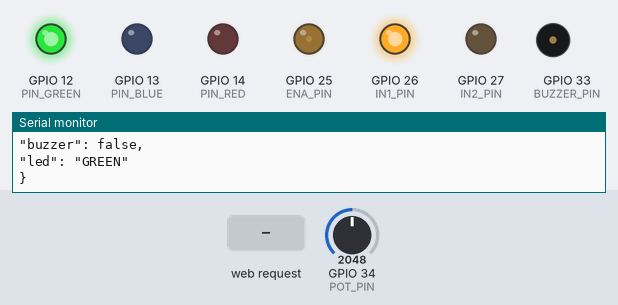
Bench run of a sketch on a simulated ESP32. Parts: output pins drawn as LEDs (lit = HIGH), buzzer (waves = sounding, pin HIGH), the last lines printed to the serial monitor. Inputs (shaded band) come from the test bench; at power-on: GPIO 34 (POT_PIN) = 2048. WiFi joins after 1.5 s; servers stay silent unless stated.

Above: at 2.7 s.
2.8 s: GPIO 34 (POT_PIN) set to 0
5.5 s: HTTP request GET /update?emotion=AGGRESSIVE received
At 5.7 s:
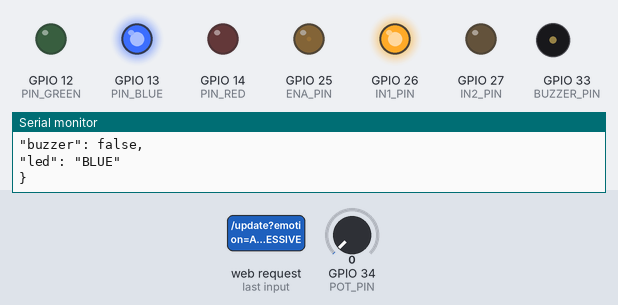
8.5 s: GPIO 34 (POT_PIN) set to 2866
11.5 s: HTTP request GET /update?emotion=CRITICAL received
At 13.4 s:
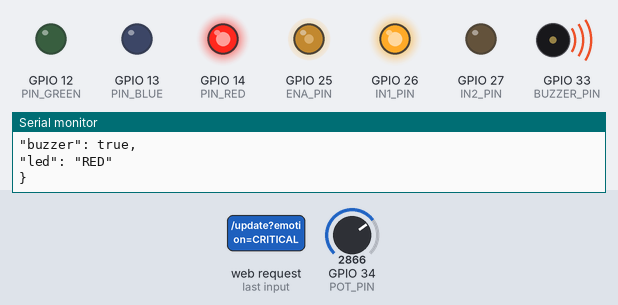
14.5 s: HTTP request GET /update?emotion=CALM received
At 17.3 s:
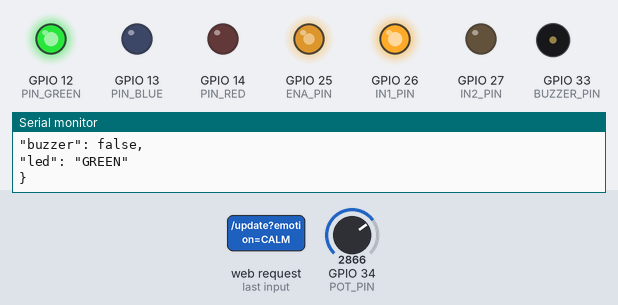
17.5 s: GPIO 34 (POT_PIN) set to 3603
At 17.67 s:
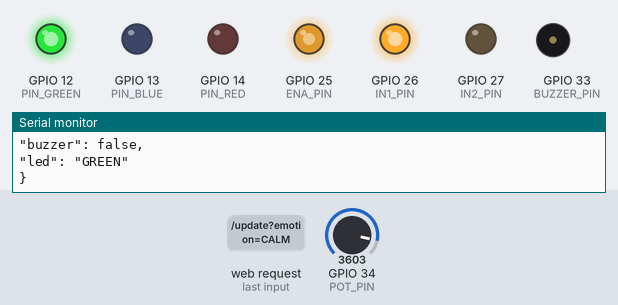
Timing chart, 0 to 20.5 s (numbered marks = the images above; inputs shaded):
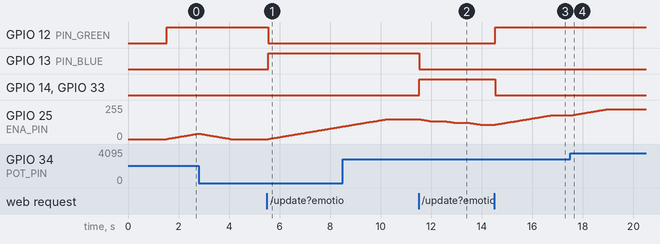

The sketch:

esp32_firmware.ino
```cpp
#include <WiFi.h>
#include <WebServer.h>

const char* ssid = "YOUR_SSID";
const char* password = "YOUR_PASSWORD";

WebServer server(80);

const int POT_PIN = 34;
const int ENA_PIN = 25;
const int IN1_PIN = 26;
const int IN2_PIN = 27;
const int BUZZER_PIN = 33;
const int PIN_RED = 14;
const int PIN_GREEN = 12;
const int PIN_BLUE = 13;

String currentEmotion = "CALM";
int targetSpeed = 0;
int targetPwm = 0;
int currentPwm = 0;
int drivingScore = 100;
bool isBuzzerOn = false;
String currentLed = "GREEN";

unsigned long lastSerialTime = 0;
unsigned long lastDecayTime = 0;

void handleUpdate() {
  if (server.hasArg("emotion")) {
    String newEmotion = server.arg("emotion");
    if (newEmotion != currentEmotion) {
      if (newEmotion == "CALM") drivingScore += 2;
      else if (newEmotion == "AGGRESSIVE") drivingScore -= 5;
      else if (newEmotion == "FATIGUE") drivingScore -= 15;
      else if (newEmotion == "CRITICAL") drivingScore -= 50;

      if (drivingScore > 100) drivingScore = 100;
      if (drivingScore < 0) drivingScore = 0;

      currentEmotion = newEmotion;
    }
  }
  server.send(200, "text/plain", "OK");
}

void handleData() {
  String json = "{\n";
  json += "\"emotion\": \"" + currentEmotion + "\",\n";
  json += "\"speed\": " + String(targetSpeed) + ",\n";
  json += "\"pwm\": " + String(currentPwm) + ",\n";
  json += "\"score\": " + String(drivingScore) + ",\n";
  json += "\"buzzer\": " + String(isBuzzerOn ? "true" : "false") + ",\n";
  json += "\"led\": \"" + currentLed + "\"\n";
  json += "}";
  server.send(200, "application/json", json);
}

void setup() {
  Serial.begin(115200);

  pinMode(POT_PIN, INPUT);
  pinMode(IN1_PIN, OUTPUT);
  pinMode(IN2_PIN, OUTPUT);
  pinMode(BUZZER_PIN, OUTPUT);
  pinMode(PIN_RED, OUTPUT);
  pinMode(PIN_GREEN, OUTPUT);
  pinMode(PIN_BLUE, OUTPUT);

  digitalWrite(IN1_PIN, HIGH);
  digitalWrite(IN2_PIN, LOW);

  ledcAttach(ENA_PIN, 5000, 8);

  WiFi.begin(ssid, password);
  while (WiFi.status() != WL_CONNECTED) {
    delay(500);
  }

  server.on("/update", HTTP_GET, handleUpdate);
  server.on("/data", HTTP_GET, handleData);
  server.begin();
}

void loop() {
  server.handleClient();

  long sum = 0;
  for(int i = 0; i < 10; i++) {
    sum += analogRead(POT_PIN);
    delay(2);
  }
  int potVal = sum / 10;

  targetSpeed = map(potVal, 0, 4095, 0, 255);

  if (currentEmotion == "CALM") {
    currentLed = "GREEN";
    isBuzzerOn = false;
  } else if (currentEmotion == "AGGRESSIVE") {
    currentLed = "BLUE";
    isBuzzerOn = false;
  } else if (currentEmotion == "FATIGUED") {
    currentLed = "RED";
    isBuzzerOn = true;
  } else if (currentEmotion == "CRITICAL") {
    currentLed = "RED";
    isBuzzerOn = true;
  }

  // 10% Exponential Decay braking mechanism from Potentiometer limit
  if (isBuzzerOn) {
    if (millis() - lastDecayTime > 1000) {
        lastDecayTime = millis();
        // Decay target PWM slowly by 10% iteratively every second
        targetPwm = targetPwm * 0.90;
        if (targetPwm < 1) targetPwm = 0;
    }
  } else {
    // Normal driving limits
    if (currentEmotion == "CALM") {
        targetPwm = targetSpeed;
    } else if (currentEmotion == "AGGRESSIVE") {
        targetPwm = max(120, min(150, targetSpeed));
    }
  }

  digitalWrite(BUZZER_PIN, isBuzzerOn ? HIGH : LOW);

  if (currentLed == "GREEN") {
    digitalWrite(PIN_RED, LOW); digitalWrite(PIN_GREEN, HIGH); digitalWrite(PIN_BLUE, LOW);
  } else if (currentLed == "YELLOW") {
    digitalWrite(PIN_RED, HIGH); digitalWrite(PIN_GREEN, HIGH); digitalWrite(PIN_BLUE, LOW);
  } else if (currentLed == "BLUE") {
    digitalWrite(PIN_RED, LOW); digitalWrite(PIN_GREEN, LOW); digitalWrite(PIN_BLUE, HIGH);
  } else if (currentLed == "RED") {
    digitalWrite(PIN_RED, HIGH); digitalWrite(PIN_GREEN, LOW); digitalWrite(PIN_BLUE, LOW);
  }

  if (currentPwm < targetPwm) currentPwm++;
  else if (currentPwm > targetPwm) currentPwm--;

  ledcWrite(ENA_PIN, currentPwm);

  if (millis() - lastSerialTime > 500) {
    lastSerialTime = millis();
    String json = "{\n";
    json += "\"emotion\": \"" + currentEmotion + "\",\n";
    json += "\"speed\": " + String(targetSpeed) + ",\n";
    json += "\"pwm\": " + String(currentPwm) + ",\n";
    json += "\"score\": " + String(drivingScore) + ",\n";
    json += "\"buzzer\": " + String(isBuzzerOn ? "true" : "false") + ",\n";
    json += "\"led\": \"" + currentLed + "\"\n";
    json += "}";
    Serial.println(json);
  }

  delay(10);
}
```

Measured:
- after the input at 5.5 s, GPIO 12 (PIN_GREEN): HIGH → LOW after 0.05 s; GPIO 13 (PIN_BLUE): LOW → HIGH after 0.05 s; GPIO 25 (ENA_PIN): moves from 0/255 to 94/255 over 2.9 s, starting after 0.05 s
- after the input at 11.5 s, GPIO 13 (PIN_BLUE): HIGH → LOW at once; GPIO 14 (PIN_RED), GPIO 33 (BUZZER_PIN): LOW → HIGH at once; GPIO 25 (ENA_PIN): moves from 149/255 to 108/255 over 2.4 s, starting at once
- after the input at 14.5 s, GPIO 12 (PIN_GREEN): LOW → HIGH at once; GPIO 14 (PIN_RED), GPIO 33 (BUZZER_PIN): HIGH → LOW at once
- after the input at 17.5 s, GPIO 25 (ENA_PIN): moves from 177/255 to 223/255 over 1.4 s, starting at once
